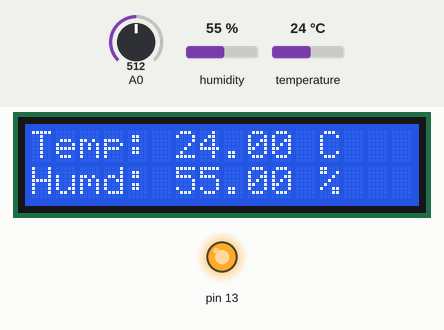
This sketch was run on a simulated Arduino Uno, built with avr-gcc and run on an emulated ATmega328P. Parts: 16×2 character LCD, output pins drawn as LEDs (lit = HIGH). The inputs (shaded band) are chosen by the test bench; at power-on: A0 = 512, humidity 55 %, temperature 24 °C. What the sketch prints to the serial monitor is not drawn.

Above: at 1.2 s.
1.3 s: A0 set to 984
4.7 s: A0 set to 1012
At 6.0 s:
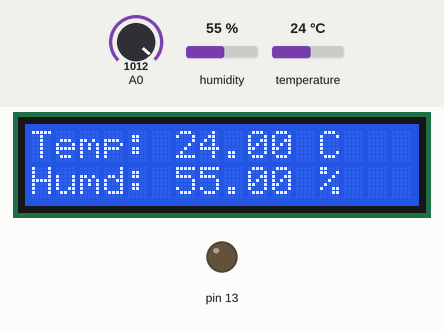
6.8 s: humidity set to 22 %
At 9.7 s:
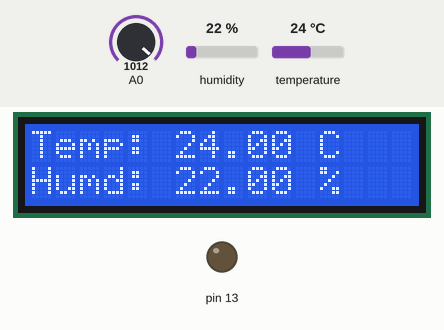
10.2 s: temperature set to 12 °C
At 12.1 s:
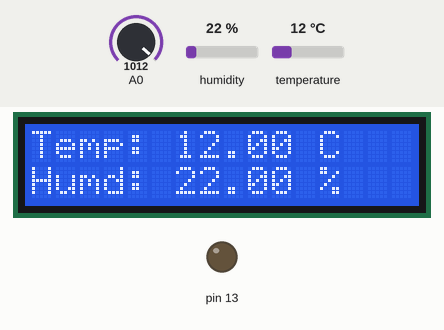
12.4 s: humidity set to 40 %
At 13.9 s:
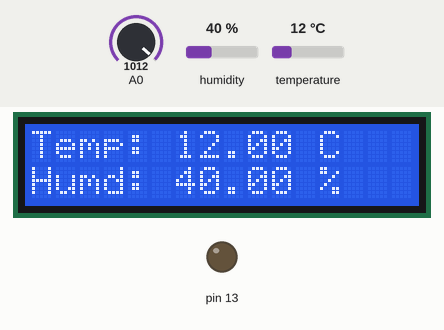
14.6 s: temperature set to 19 °C
At 16.6 s:
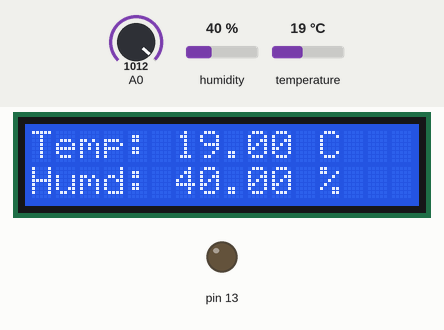
Timing chart, 0 to 17.8 s (numbered marks = the images above; inputs shaded):
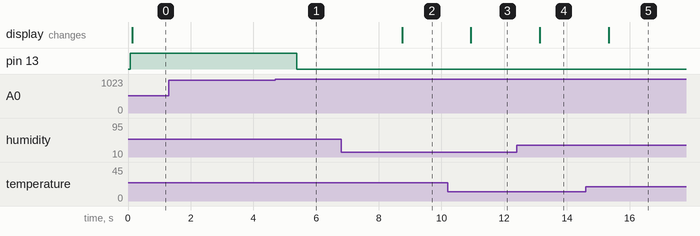

The sketch:

AgroTechMainSketch.ino
```cpp
#include<DHT.h>;
#include<LiquidCrystal_I2C.h>;

DHT dhtSensor(3 , DHT11);
LiquidCrystal_I2C lcd(0x27, 16, 2);

void setup() {
  Serial.begin(9600);
  //Pin for irrigation system
  pinMode(13,OUTPUT);

  //Sensor & LCD
  dhtSensor.begin();
  lcd.init();
  lcd.backlight();
}

void loop() {
  //Code logic-program for humidity sensor
  int humiditySensorReadings = analogRead(A0);

  Serial.println("La lectura del sensor de humedad es: ");
  Serial.println(humiditySensorReadings);

  if(humiditySensorReadings >= 1000){
    Serial.println("El sensor esta desconectado o fuera del suelo");
  } else if(humiditySensorReadings < 1000 && humiditySensorReadings >= 600) {
    Serial.println("El suelo esta seco");
  } else if(humiditySensorReadings < 600 && humiditySensorReadings >= 370) {
    Serial.println("El suelo esta humedo");
  } else if (humiditySensorReadings < 370) {
    Serial.println("El sensor esta en agua");
  }

  if(humiditySensorReadings >= 1000) {
    digitalWrite(13,LOW);
    Serial.println("Bomba se enciende");
  } else if (humiditySensorReadings <= 900) {
    digitalWrite(13,HIGH);
    Serial.println("Bomba se apaga");
  }

  //Code logic-program for DHT sensor & LCD Screen
  float TempC = dhtSensor.readTemperature();
  float TempF = dhtSensor.readTemperature(true);
  float Humd = dhtSensor.readHumidity();

  if(isnan(TempC) || isnan(TempF) || isnan(Humd)) {
    Serial.println("Revisar conexion");
  } else {
    Serial.println("Temp:" + String(TempC,1) + "C " + String(TempF, 1)+"F");

    lcd.home();
    lcd.print("Temp: ");
    lcd.print(TempC);
    lcd.print(" C");
    Serial.println("Humd:" + String(Humd, 1)+ "%");
    lcd.setCursor(0, 1);
    lcd.print("Humd: ");
    lcd.print(Humd);
    lcd.print(" %");
  }

  delay(1000);
}
```

Measured:
- the behaviour switches between 999 and 1000 on A0 (found by bisection; images 0 and 1)
- after the input at 1.3 s, every drawn part: stays the same
- after the input at 4.7 s, pin 13: HIGH → LOW after 0.68 s
- after the input at 6.8 s, the display: changes after 1.9 s (image 2)
- after the input at 10.2 s, the display: changes after 0.74 s (image 3)
- after the input at 12.4 s, the display: changes after 0.73 s (image 4)
- after the input at 14.6 s, the display: changes after 0.73 s (image 5)
